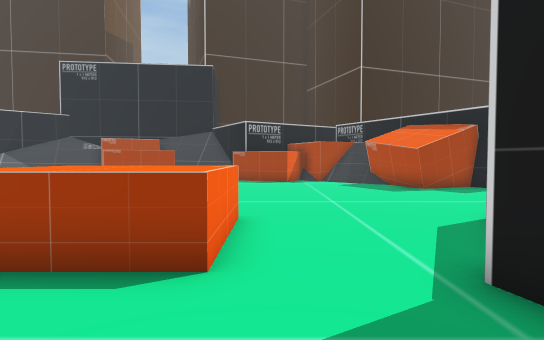
[1] (above)

18 first-person views from a walk through a Unity game level. The camera is 1.5 m above the floor, tilts 2° down and sees 80° across. The floor is counted in squares, 2 m on a side. Each view is taken from the middle of a square. On the plan, view 1 faces up. The plan holds only what a view shows up to about 11 squares ahead; the rest is blank. The place goes on beyond the plan.

[2]
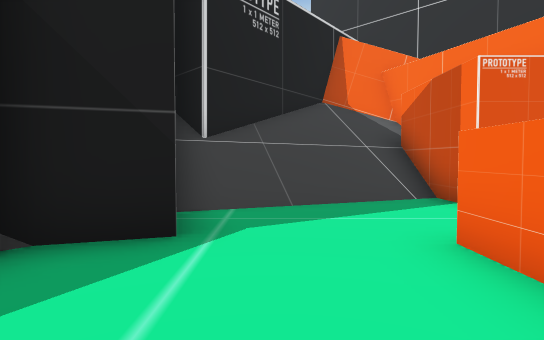

[3]
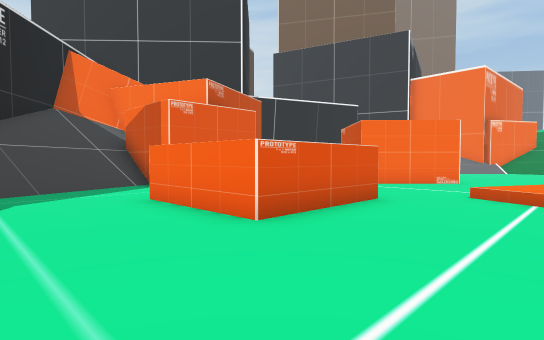

[4]
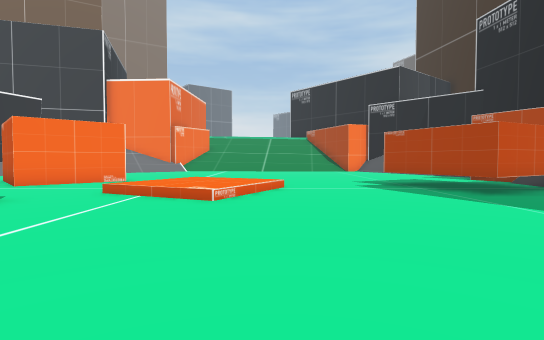

[5]
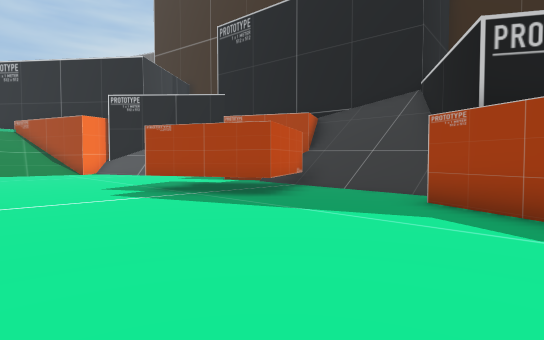

[6]
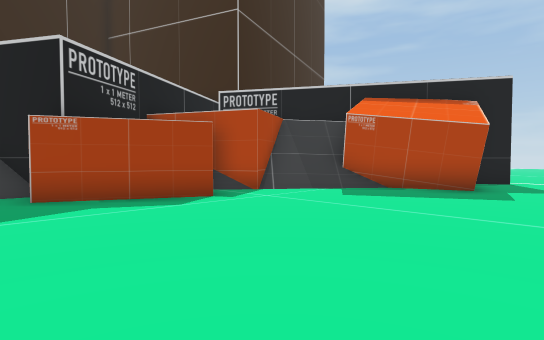

[7]
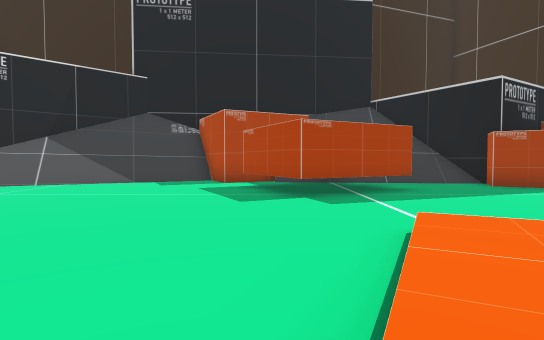

[8]
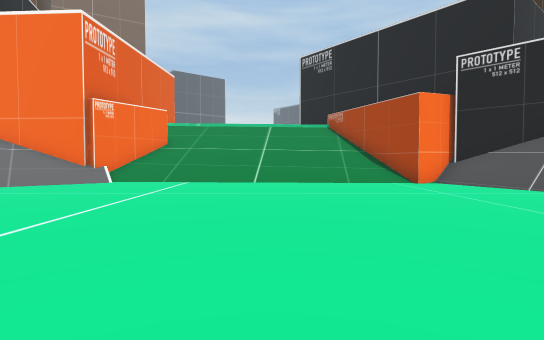

[9]
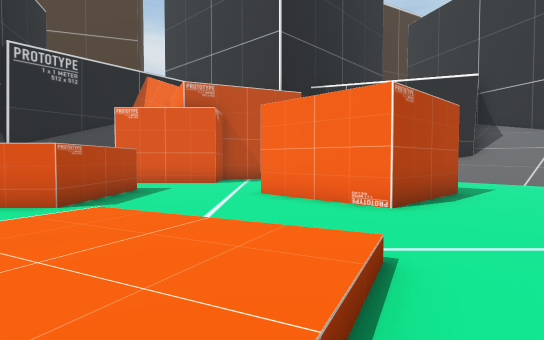

[10]
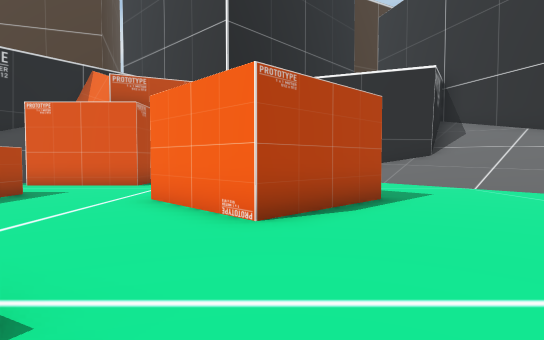

[11]
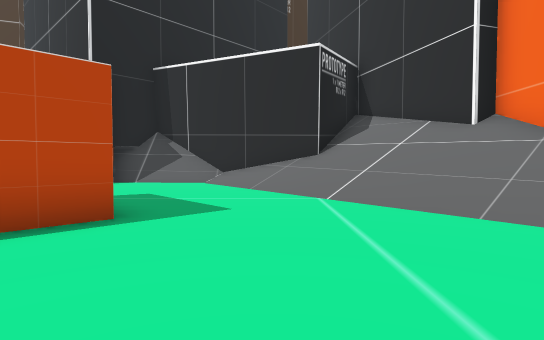

[12]
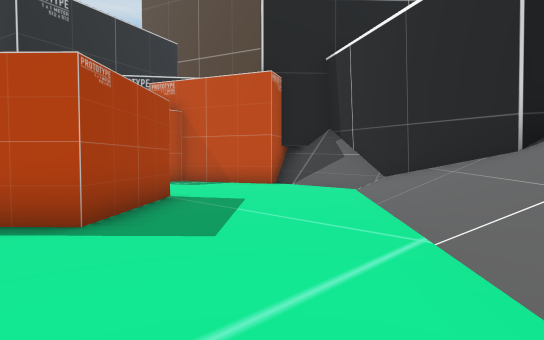

[13]
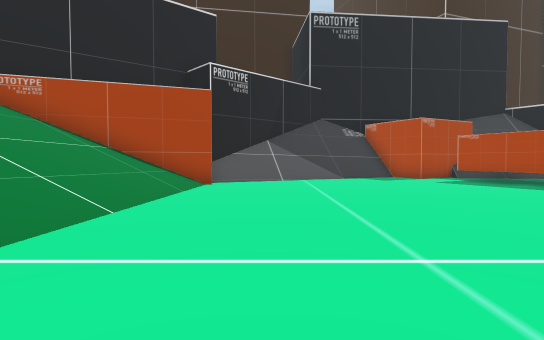

[14]
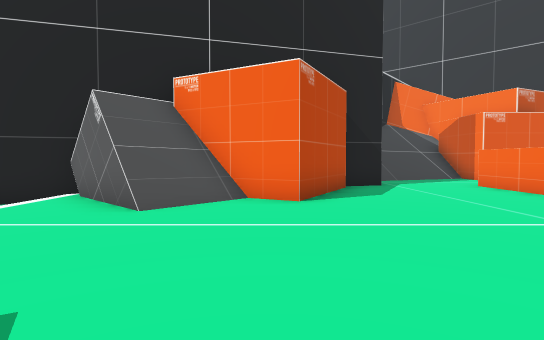

[15]
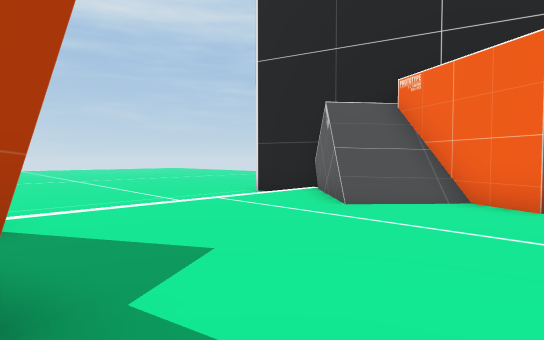

[16]
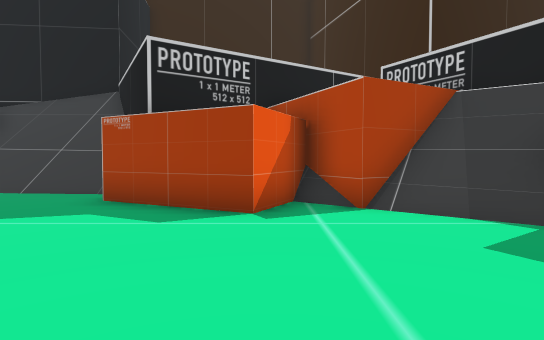

[17]
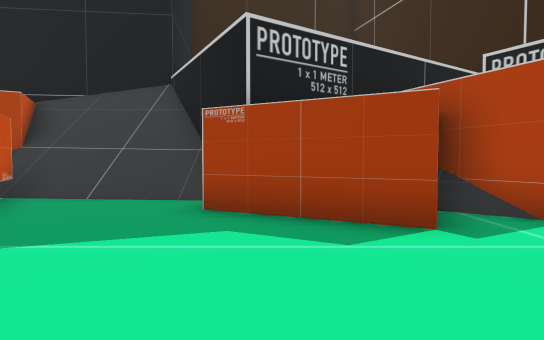

[18]
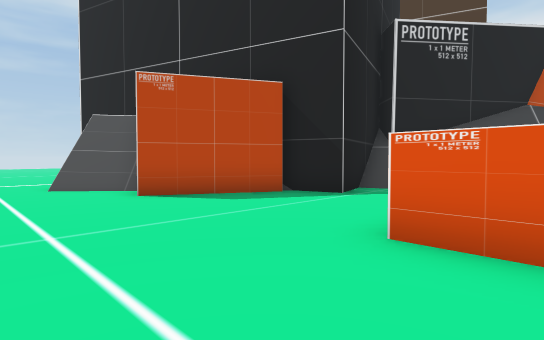

### Floor plan
Key: @ floor where view 1 was taken; # wall or solid block; . main floor; : floor 0.25 m higher than the main floor; / step, stairs or slope; = window, fence, low wall or low ledge; ^ raised ledge.
Columns run from 21 left of view 1 to 10 right of it. Each row starts with its distance up from view 1.
 22               ####
 21             ###///^
 20              #=///##
 19         ###= #/////#
 18      ####.. ## #///#
 17     ###......###...######
 16    ##........# ##....##.##
 15  ###/........###.........##
 14 ##///.....................#
 13 /////.....................## ##
 12  ////......................#..#
 11   //..........//...............
 10   //........../::/.............
  9    /........./:::/.............
  8    /..........///..............
  7    /........................#..
  6    //.......#.....###.....####.
  5    #/......###....###....### ###
  4    #//....## ##...###....#
  3    #///....###....###..###
  2    #////....#..........##
  1    #/////.......####..//#
  0    ##////.......#  #/@//#
 -1     #//#//.....##  #///##
 -2     #/#####=.###  ##//##
 -3     ###   ####    #//##
 -4                   ####

Positions as (right, up) in squares from view 1, and headings:
1: (0, 0), facing up
2: (1, 6), facing down
3: (2, 9), facing down-left
4: (2, 11), facing left
5: (0, 11), facing up-left
6: (-3, 10), facing up-right
7: (-8, 8), facing up
8: (-7, 11), facing left
9: (-7, 11), facing down
10: (-9, 10), facing down
11: (-13, 8), facing down
12: (-15, 5), facing down-right
13: (-15, 6), facing up
14: (5, 12), facing down
15: (4, 12), facing down-right
16: (1, 11), facing up
17: (-1, 12), facing up
18: (-2, 9), facing down-right
